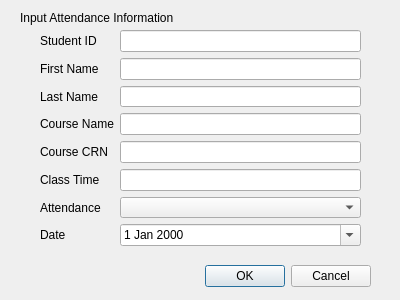
<?xml version="1.0" encoding="UTF-8"?>
<ui version="4.0">
 <class>Dialog</class>
 <widget class="QDialog" name="Dialog">
  <property name="geometry">
   <rect>
    <x>0</x>
    <y>0</y>
    <width>400</width>
    <height>300</height>
   </rect>
  </property>
  <property name="windowTitle">
   <string>Dialog</string>
  </property>
  <widget class="QDialogButtonBox" name="buttonBox">
   <property name="geometry">
    <rect>
     <x>30</x>
     <y>260</y>
     <width>341</width>
     <height>32</height>
    </rect>
   </property>
   <property name="orientation">
    <enum>Qt::Horizontal</enum>
   </property>
   <property name="standardButtons">
    <set>QDialogButtonBox::Cancel|QDialogButtonBox::Ok</set>
   </property>
  </widget>
  <widget class="QWidget" name="formLayoutWidget">
   <property name="geometry">
    <rect>
     <x>40</x>
     <y>30</y>
     <width>321</width>
     <height>216</height>
    </rect>
   </property>
   <layout class="QFormLayout" name="LblFirst">
    <item row="0" column="0">
     <widget class="QLabel" name="LblStudentID">
      <property name="text">
       <string>Student ID</string>
      </property>
     </widget>
    </item>
    <item row="0" column="1">
     <widget class="QLineEdit" name="txtStudentID"/>
    </item>
    <item row="1" column="0">
     <widget class="QLabel" name="LblFirst_2">
      <property name="text">
       <string>First Name</string>
      </property>
     </widget>
    </item>
    <item row="1" column="1">
     <widget class="QLineEdit" name="txtFirst"/>
    </item>
    <item row="2" column="0">
     <widget class="QLabel" name="LblLast">
      <property name="text">
       <string>Last Name </string>
      </property>
     </widget>
    </item>
    <item row="2" column="1">
     <widget class="QLineEdit" name="txtLast"/>
    </item>
    <item row="3" column="0">
     <widget class="QLabel" name="LblCourseName">
      <property name="text">
       <string>Course Name</string>
      </property>
     </widget>
    </item>
    <item row="3" column="1">
     <widget class="QLineEdit" name="txtCourseName"/>
    </item>
    <item row="4" column="0">
     <widget class="QLabel" name="LblCRN">
      <property name="text">
       <string>Course CRN</string>
      </property>
     </widget>
    </item>
    <item row="4" column="1">
     <widget class="QLineEdit" name="txtCRN"/>
    </item>
    <item row="5" column="0">
     <widget class="QLabel" name="LblTime">
      <property name="text">
       <string>Class Time</string>
      </property>
     </widget>
    </item>
    <item row="5" column="1">
     <widget class="QLineEdit" name="txtTime"/>
    </item>
    <item row="6" column="0">
     <widget class="QLabel" name="LblAttendance">
      <property name="text">
       <string>Attendance</string>
      </property>
     </widget>
    </item>
    <item row="6" column="1">
     <widget class="QComboBox" name="cmbAttendance">
      <property name="Absent" stdset="0">
       <string>Absent</string>
      </property>
      <property name="Present" stdset="0">
       <string>Present</string>
      </property>
     </widget>
    </item>
    <item row="7" column="0">
     <widget class="QLabel" name="LblDate">
      <property name="text">
       <string>Date</string>
      </property>
     </widget>
    </item>
    <item row="7" column="1">
     <widget class="QDateEdit" name="dateEdit">
      <property name="calendarPopup">
       <bool>true</bool>
      </property>
     </widget>
    </item>
   </layout>
  </widget>
  <widget class="QLabel" name="LblHeader">
   <property name="geometry">
    <rect>
     <x>20</x>
     <y>10</y>
     <width>371</width>
     <height>16</height>
    </rect>
   </property>
   <property name="text">
    <string>Input Attendance Information</string>
   </property>
  </widget>
 </widget>
 <resources/>
 <connections>
  <connection>
   <sender>buttonBox</sender>
   <signal>accepted()</signal>
   <receiver>Dialog</receiver>
   <slot>accept()</slot>
   <hints>
    <hint type="sourcelabel">
     <x>248</x>
     <y>254</y>
    </hint>
    <hint type="destinationlabel">
     <x>157</x>
     <y>274</y>
    </hint>
   </hints>
  </connection>
  <connection>
   <sender>buttonBox</sender>
   <signal>rejected()</signal>
   <receiver>Dialog</receiver>
   <slot>reject()</slot>
   <hints>
    <hint type="sourcelabel">
     <x>316</x>
     <y>260</y>
    </hint>
    <hint type="destinationlabel">
     <x>286</x>
     <y>274</y>
    </hint>
   </hints>
  </connection>
 </connections>
</ui>
